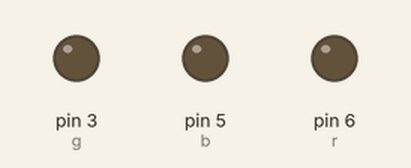
Recording of a sketch running on a simulated Arduino Uno, built with avr-gcc and run on an emulated ATmega328P. Shown: output pins drawn as LEDs (lit = HIGH).

Above: at 0.5 s.
At 2.0 s:
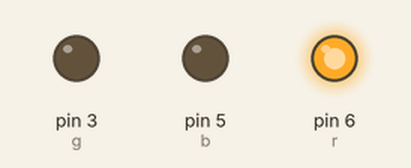
At 4.0 s:
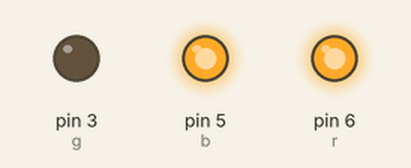
At 5.5 s:
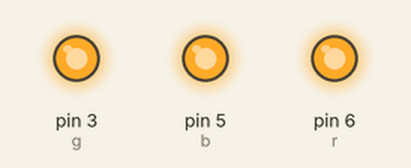
At 6.5 s:
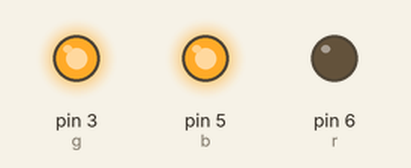
Timing chart, 0 to 7.8 s (numbered marks = the images above):
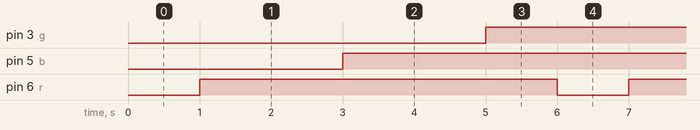

Measured:
- by itself, pin 3 (g), pin 5 (b), pin 6 (r): alternates HIGH for 5.0 s and LOW for 1.0 s

The sketch:

sdkkehdfsof.ino
```cpp
int r =6;
int b=5;
int g=3;
void setup()
{
 pinMode(r,OUTPUT);
 pinMode(g,OUTPUT);
 pinMode(b,OUTPUT);
}
void loop()
{
  digitalWrite(r,0);
  delay(1000);
  digitalWrite(r,1);
  delay(1000);

  digitalWrite(b,0);
  delay(1000);
  digitalWrite(b,1);
  delay(1000);

  digitalWrite(g,0);
  delay(1000);
  digitalWrite(g,1);
  delay(1000);


}
```
